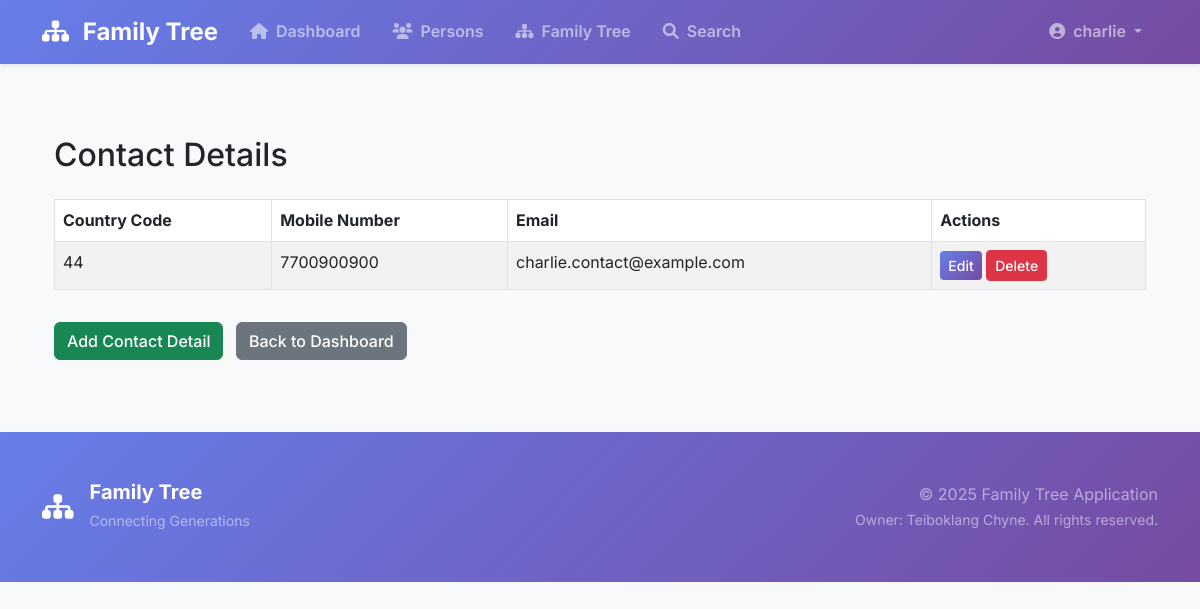
The app's page /display_contact_details (signed in) with its own data.
### family_tree/models.py (models this page shows, shortened)
class User(db.Model, UserMixin):
    id = db.Column(db.Integer, primary_key=True)
    username = db.Column(db.String(100), unique=True, nullable=False)
    email = db.Column(db.String(120), unique=True, nullable=False)
    password_hash = db.Column(db.Text, nullable=False)
    is_admin = db.Column(db.Boolean, default=False)
    profile_picture = db.relationship(
        'Picture', backref='user', uselist=False, cascade='all, delete-orphan')
    person = db.relationship('Person', backref='user',
                             uselist=False, cascade='all, delete-orphan')
    addresses = db.relationship(
        'Address', backref='user', lazy=True, cascade='all, delete-orphan')
    important_dates = db.relationship(
        'ImportantDates', backref='user', lazy=True, cascade='all, delete-orphan')
    contact_details = db.relationship(
        'ContactDetails', backref='user', lazy=True, cascade='all, delete-orphan')
    relatives = db.relationship(
        'Relatives',
        foreign_keys='Relatives.user_id',
        backref='user',
        cascade='all, delete-orphan',
        lazy=True
    )
    relatives_of = db.relationship(
        'Relatives',
        foreign_keys='Relatives.relative_user_id',
        backref='relative_user',
        cascade='all, delete-orphan',
        lazy=True
    )

class ContactDetails(db.Model):
    id = db.Column(db.Integer, primary_key=True)
    user_id = db.Column(db.Integer, db.ForeignKey('user.id'), nullable=False)
    country_code = db.Column(db.Integer)
    mobile_no = db.Column(db.String(15))
    email = db.Column(db.String(120))

### family_tree/routes/user.py (the view)
@bp.route('/display_contact_details')
@login_required
def display_contact_details():
    app.logger.info(
        f"Rendering contact details page for user {current_user.username}.")
    return render_template(
        'user/display_contact_details.html',
        contact_details=current_user.contact_details
    )

### family_tree/routes/user.py (called while the page is built)
@bp.before_request
def restrict_access_to_user():
    if not current_user.is_authenticated or current_user.is_admin:
        app.logger.warning("Unauthorized access attempt to user routes.")
        return redirect(url_for('common.login'))
    else:
        app.logger.info(f"User {current_user.username} accessed user routes.")

### family_tree/templates/user/display_contact_details.html
{% extends 'base.html' %}
{% block content %}
<div class="container mt-5">
  <h2 class="mb-4">Contact Details</h2>
  {% if contact_details and contact_details|length > 0 %}
    <table class="table table-bordered table-striped">
      <thead>
        <tr>
          <th>Country Code</th>
          <th>Mobile Number</th>
          <th>Email</th>
          <th>Actions</th>
        </tr>
      </thead>
      <tbody>
        {% for contact in contact_details %}
        <tr>
          <td>{{ contact.country_code }}</td>
          <td>{{ contact.mobile_no }}</td>
          <td>{{ contact.email }}</td>
          <td>
            <a href="{{ url_for('user.edit_contact_details', contact_id=contact.id) }}" class="btn btn-sm btn-primary">Edit</a>
            <form method="POST" action="{{ url_for('user.delete_contact_details', contact_id=contact.id) }}" style="display:inline;">
              <button type="submit" class="btn btn-sm btn-danger" onclick="return confirm('Are you sure you want to delete this contact detail?');">Delete</button>
            </form>
          </td>
        </tr>
        {% endfor %}
      </tbody>
    </table>
  {% else %}
    <div class="alert alert-info">No contact details found.</div>
  {% endif %}
  <a href="{{ url_for('user.add_contact_details') }}" class="btn btn-success mt-3">Add Contact Detail</a>
  <a href="{{ url_for('user.dashboard') }}" class="btn btn-secondary mt-3 ms-2">Back to Dashboard</a>
</div>
{% endblock %}

### family_tree/templates/base.html (shortened to what this page needs)
<!DOCTYPE html>
<html lang="en">
<head>
    <link href="https://cdn.jsdelivr.net/npm/bootstrap@5.3.0/dist/css/bootstrap.min.css" rel="stylesheet">
    <link href="https://cdn.jsdelivr.net/npm/bootstrap-select@1.14.0-beta3/dist/css/bootstrap-select.min.css" rel="stylesheet">
    <link href="https://cdnjs.cloudflare.com/ajax/libs/font-awesome/6.0.0/css/all.min.css" rel="stylesheet">
    <link href="{{ url_for('static', filename='css/style.css') }}" rel="stylesheet">
</head>
<body class="bg-light">
    <nav class="navbar navbar-expand-lg navbar-dark bg-gradient-primary shadow-sm sticky-top">
        <div class="container">
            {% if current_user.is_authenticated %}
              {% if current_user.is_admin %}
                <a class="navbar-brand fw-bold fs-4" href="{{ url_for('admin.dashboard') }}">
                    <i class="fas fa-sitemap me-2 text-white"></i>
                    <span class="text-gradient-white">Family Tree</span>
                </a>
              {% else %}
                <a class="navbar-brand fw-bold fs-4" href="{{ url_for('user.dashboard') }}">
                    <i class="fas fa-sitemap me-2 text-white"></i>
                    <span class="text-gradient-white">Family Tree</span>
                </a>
              {% endif %}
            {% else %}
              <a class="navbar-brand fw-bold fs-4" href="{{ url_for('common.home') }}">
                <i class="fas fa-sitemap me-2 text-white"></i>
                <span class="text-gradient-white">Family Tree</span>
              </a>
            {% endif %}
            <div class="collapse navbar-collapse" id="navbarNav">
                <ul class="navbar-nav me-auto">
                    {% if current_user.is_authenticated%}
                      {% if current_user.is_admin %}
                        <li class="nav-item">
                            <a class="nav-link fw-semibold px-3 py-2 rounded-pill nav-link-hover" href="{{ url_for('admin.dashboard') }}">
                                <i class="fas fa-home me-2"></i>Dashboard
                            </a>
                        </li>
                      {% else %}
                        <li class="nav-item">
                            <a class="nav-link fw-semibold px-3 py-2 rounded-pill nav-link-hover" href="{{ url_for('user.dashboard') }}">
                                <i class="fas fa-home me-2"></i>Dashboard
                            </a>
                        </li>
                        <li class="nav-item">
                            <a class="nav-link fw-semibold px-3 py-2 rounded-pill nav-link-hover" href="#">
                                <i class="fas fa-users me-2"></i>Persons
                            </a>
                        </li>
                        <li class="nav-item">
                            <a class="nav-link fw-semibold px-3 py-2 rounded-pill nav-link-hover" href="#">
                                <i class="fas fa-sitemap me-2"></i>Family Tree
                            </a>
                        </li>
                        <li class="nav-item">
                            <a class="nav-link fw-semibold px-3 py-2 rounded-pill nav-link-hover" href="#">
                                <i class="fas fa-search me-2"></i>Search
                            </a>
                        </li>
                      {% endif %}
                    {% endif %}
                </ul>
                <ul class="navbar-nav">
                    {% if current_user.is_authenticated %}
                      {% if current_user.is_admin%}
                        <li class="nav-item dropdown">
                            <a class="nav-link dropdown-toggle fw-semibold px-3 py-2 rounded-pill nav-link-hover" href="#" id="navbarDropdown" role="button" data-bs-toggle="dropdown">
                                <i class="fas fa-user-circle me-2"></i>{{ current_user.username }}
                            </a>
                            <ul class="dropdown-menu dropdown-menu-end shadow-lg border-0 rounded-3">
                                <li class="px-3 py-2">
                                    <small class="text-muted fw-semibold">Admin Panel</small>
                                </li>
                                <li><hr class="dropdown-divider"></li>
                                <li><a class="dropdown-item py-2 fw-semibold" href="{{ url_for('common.logout') }}">
                                    <i class="fas fa-sign-out-alt me-2 text-danger"></i>Logout
                                </a></li>
                            </ul>
                        </li>
                      {% else %}
                        <li class="nav-item dropdown">
                            <a class="nav-link dropdown-toggle fw-semibold px-3 py-2 rounded-pill nav-link-hover" href="#" id="navbarDropdown" role="button" data-bs-toggle="dropdown">
                                <i class="fas fa-user-circle me-2"></i>{{ current_user.username }}
                            </a>
                        </li>
                      {% endif %}
                    {% else %}
                        <li class="nav-item">
                            <a class="nav-link fw-semibold px-3 py-2 rounded-pill nav-link-hover" href="{{ url_for('common.login') }}">
                                <i class="fas fa-sign-in-alt me-2"></i>Login
                            </a>
                        </li>
                    {% endif %}
                </ul>
            </div>
        </div>
    </nav>
    <main class="container-fluid px-0">
        <div class="container py-4">
            {% block content %}{% endblock %}
        </div>
    </main>
    <footer class="bg-gradient-primary text-white mt-5 py-5">
        <div class="container">
            <div class="row align-items-center">
                <div class="col-md-6">
                    <div class="d-flex align-items-center">
                        <i class="fas fa-sitemap me-3 fs-3"></i>
                        <div>
                            <h5 class="mb-1 fw-bold">Family Tree</h5>
                            <small class="text-white-50">Connecting Generations</small>
                        </div>
                    </div>
                </div>
                <div class="col-md-6 text-md-end">
                    <p class="mb-0 text-white-50">
                        &copy; 2025 Family Tree Application<br>
                        <small>Owner: Teiboklang Chyne. All rights reserved.</small>
                    </p>
                </div>
            </div>
        </div>
    </footer>
</body>
</html>

### family_tree/static/css/style.css (style rules this page uses)
.bg-gradient-primary { background: linear-gradient(135deg, #667eea 0%, #764ba2 100%); }
.btn-primary { background: linear-gradient(135deg, #667eea 0%, #764ba2 100%); border: none; transition: all 0.3s ease; }
body { font-family: 'Inter', sans-serif; line-height: 1.6; }
.navbar-brand { transition: all 0.3s ease; }
.nav-link-hover { transition: all 0.3s ease; position: relative; }
.text-gradient-white { background: linear-gradient(135deg, #ffffff 0%, #f8f9fa 100%); -webkit-background-clip: text; -webkit-text-fill-color: transparent; background-clip: text; }
footer { background: linear-gradient(135deg, #667eea 0%, #764ba2 100%); }
.btn { font-weight: 500; transition: all 0.3s ease; }
.btn-sm { font-weight: 500; }

### records on screen
User: username "charlie"
ContactDetails: country_code "44", mobile_no "7700900900", email "charlie.contact@example.com"
